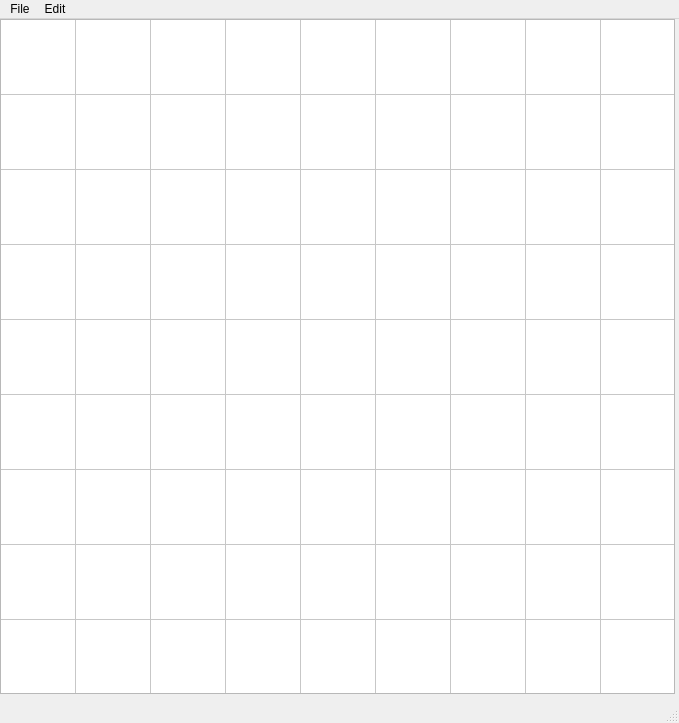
<?xml version="1.0" encoding="UTF-8"?>
<ui version="4.0">
 <class>MainWindow</class>
 <widget class="QMainWindow" name="MainWindow">
  <property name="geometry">
   <rect>
    <x>0</x>
    <y>0</y>
    <width>679</width>
    <height>723</height>
   </rect>
  </property>
  <property name="windowTitle">
   <string>MainWindow</string>
  </property>
  <widget class="QWidget" name="centralwidget">
   <widget class="QTableWidget" name="tableWidget">
    <property name="geometry">
     <rect>
      <x>0</x>
      <y>0</y>
      <width>675</width>
      <height>675</height>
     </rect>
    </property>
    <property name="mouseTracking">
     <bool>true</bool>
    </property>
    <property name="styleSheet">
     <string notr="true"/>
    </property>
    <property name="frameShape">
     <enum>QFrame::StyledPanel</enum>
    </property>
    <property name="frameShadow">
     <enum>QFrame::Plain</enum>
    </property>
    <property name="lineWidth">
     <number>1</number>
    </property>
    <property name="verticalScrollBarPolicy">
     <enum>Qt::ScrollBarAlwaysOff</enum>
    </property>
    <property name="horizontalScrollBarPolicy">
     <enum>Qt::ScrollBarAlwaysOff</enum>
    </property>
    <property name="rowCount">
     <number>9</number>
    </property>
    <property name="columnCount">
     <number>9</number>
    </property>
    <attribute name="horizontalHeaderVisible">
     <bool>false</bool>
    </attribute>
    <attribute name="horizontalHeaderDefaultSectionSize">
     <number>75</number>
    </attribute>
    <attribute name="verticalHeaderVisible">
     <bool>false</bool>
    </attribute>
    <attribute name="verticalHeaderDefaultSectionSize">
     <number>75</number>
    </attribute>
    <row/>
    <row/>
    <row/>
    <row/>
    <row/>
    <row/>
    <row/>
    <row/>
    <row/>
    <column/>
    <column/>
    <column/>
    <column/>
    <column/>
    <column/>
    <column/>
    <column/>
    <column/>
   </widget>
  </widget>
  <widget class="QMenuBar" name="menubar">
   <property name="geometry">
    <rect>
     <x>0</x>
     <y>0</y>
     <width>679</width>
     <height>22</height>
    </rect>
   </property>
   <widget class="QMenu" name="menuFile">
    <property name="title">
     <string>File</string>
    </property>
    <widget class="QMenu" name="menuNew_Game">
     <property name="title">
      <string>New Game</string>
     </property>
     <addaction name="actionEasy"/>
     <addaction name="actionMedium"/>
     <addaction name="actionHard"/>
    </widget>
    <addaction name="menuNew_Game"/>
    <addaction name="actionSolve"/>
   </widget>
   <widget class="QMenu" name="menuEdit">
    <property name="title">
     <string>Edit</string>
    </property>
    <addaction name="actionUndo"/>
    <addaction name="actionHint"/>
    <addaction name="actionShow_Candidates"/>
   </widget>
   <addaction name="menuFile"/>
   <addaction name="menuEdit"/>
  </widget>
  <widget class="QStatusBar" name="statusbar"/>
  <action name="actionSolve">
   <property name="text">
    <string>Solve</string>
   </property>
  </action>
  <action name="actionEasy">
   <property name="text">
    <string>Easy</string>
   </property>
  </action>
  <action name="actionMedium">
   <property name="text">
    <string>Medium</string>
   </property>
  </action>
  <action name="actionHard">
   <property name="text">
    <string>Hard</string>
   </property>
  </action>
  <action name="actionUndo">
   <property name="text">
    <string>Undo</string>
   </property>
  </action>
  <action name="actionHint">
   <property name="text">
    <string>Hint</string>
   </property>
  </action>
  <action name="actionShow_Candidates">
   <property name="text">
    <string>Show Candidates</string>
   </property>
  </action>
 </widget>
 <resources/>
 <connections/>
</ui>
